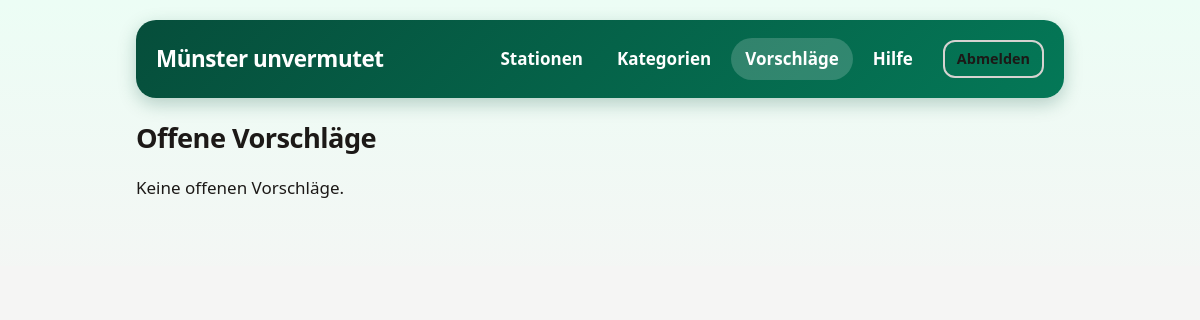
The page /admin/suggestions.php (signed in) on the database as committed earlier.
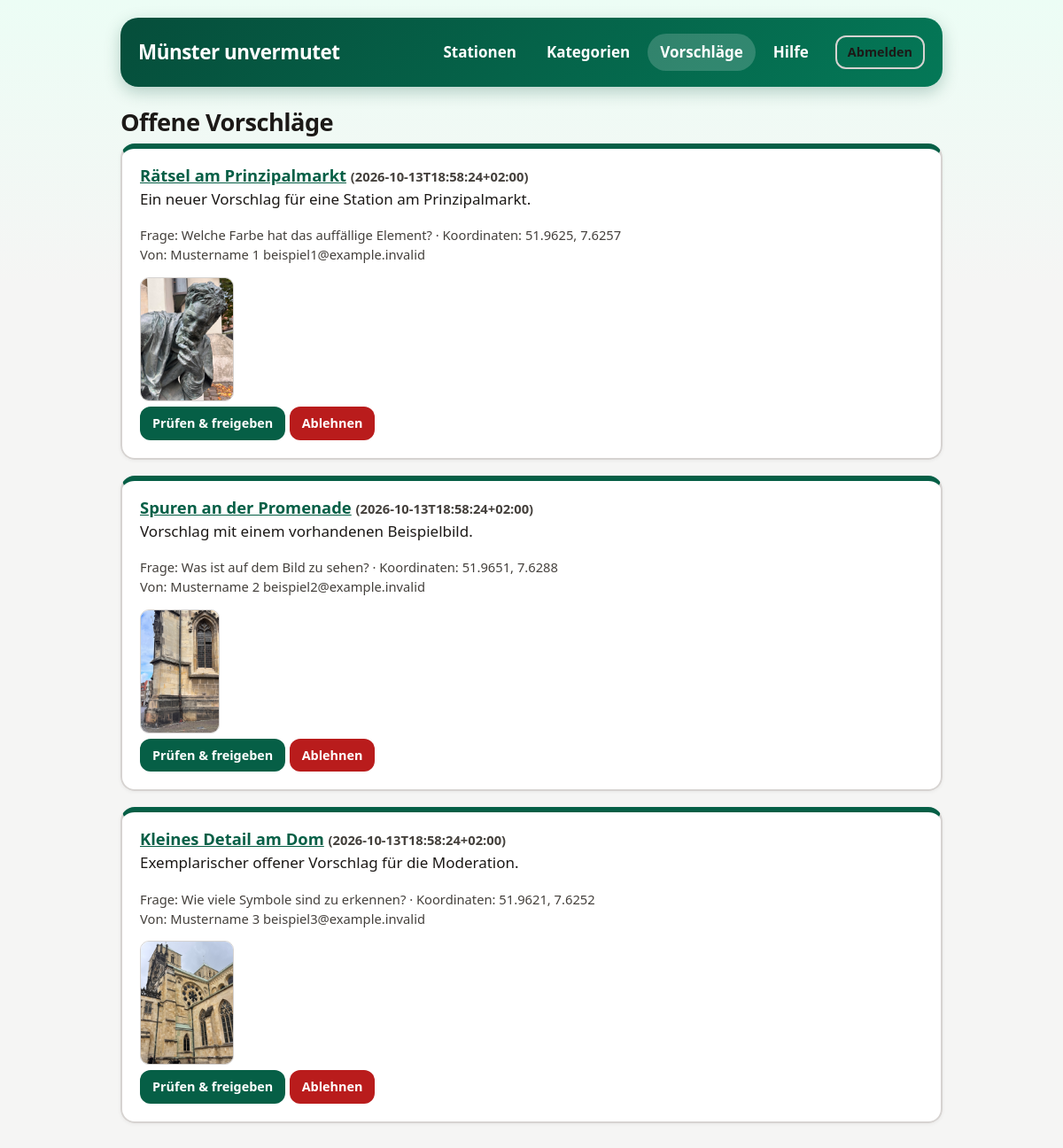
The same page on the database as committed later.
### tables this page shows
CREATE TABLE station_suggestions (
    id INTEGER PRIMARY KEY AUTOINCREMENT,
    title TEXT NOT NULL,
    hint TEXT NOT NULL,
    lat NUMERIC NOT NULL,
    lon NUMERIC NOT NULL,
    question TEXT NOT NULL,
    options_json TEXT NOT NULL,
    correct_option_index INTEGER NOT NULL,
    info TEXT NOT NULL,
    suggested_by_name TEXT,
    suggested_by_email TEXT,
    task_image TEXT,
    solution_image TEXT,
    status TEXT NOT NULL DEFAULT 'pending'
        CHECK (status IN ('pending', 'approved', 'rejected')),
    created_at TEXT NOT NULL,
    reviewed_at TEXT
);

### includes/config.php (called while the page is built, shortened)
<?php
function config(string $key = null)
{
    static $config = null;
    if ($config === null) {
        $root = dirname(__DIR__);
        $config = [
            'root' => $root,
            'db_path' => $root . '/data/game.sqlite',
            'schema_path' => $root . '/setup/schema.sql',
            'upload_dir' => $root . '/uploads',
            'upload_url' => 'uploads',
            'upload_max_bytes' => 8 * 1024 * 1024,
            'upload_max_edge' => 4000,
            'session_name' => 'muenster_admin',
            'session_timeout' => 300,
            'login_max_attempts' => 5,
            'login_window' => 900,
            'suggest_max_per_hour' => 5,
            'allow_http_links' => true,
            'timezone' => 'Europe/Berlin',
        ];
        date_default_timezone_set($config['timezone']);
    }
    return $key === null ? $config : $config[$key];
}

### includes/database.php (called while the page is built, shortened)
<?php
require_once __DIR__ . '/config.php';
function db(): PDO
{
    static $pdo = null;
    if ($pdo === null) {
        $path = config('db_path');
        $isNew = !is_file($path);
        $pdo = new PDO('sqlite:' . $path, null, null, [
            PDO::ATTR_ERRMODE => PDO::ERRMODE_EXCEPTION,
            PDO::ATTR_DEFAULT_FETCH_MODE => PDO::FETCH_ASSOC,
            PDO::ATTR_EMULATE_PREPARES => false,
        ]);
        $pdo->exec('PRAGMA foreign_keys = ON');
        $pdo->exec('PRAGMA busy_timeout = 5000');
        $pdo->exec((string) file_get_contents(config('schema_path')));
    }
    return $pdo;
}

### includes/uploads.php (called while the page is built, shortened)
<?php
require_once __DIR__ . '/config.php';
function is_managed_upload(?string $path): bool
{
    return (bool) $path && (bool) preg_match('#^' . preg_quote(config('upload_url'), '#') . '/[a-f0-9]{32}\.(?:jpg|png)$#', $path);
}

### admin/suggestions.php (the view, shortened to what this page needs)
<?php
require __DIR__ . '/_bootstrap.php';
$admin = require_admin();
$rows = db()->query("SELECT * FROM station_suggestions WHERE status = 'pending' ORDER BY created_at")->fetchAll();
admin_header('Vorschläge', $admin);
?>
<h1 class="admin-title">Offene Vorschläge</h1>
<?php if (!$rows): ?><p>Keine offenen Vorschläge.</p><?php endif; ?>
<?php foreach ($rows as $r): ?>
  <fieldset class="task-card">
    <legend><a href="station-edit.php?suggestion=<?= (int) $r['id'] ?>"><?= h($r['title']) ?></a> <span class="muted">(<?= h($r['created_at']) ?>)</span></legend>
    <p><?= nl2br(h($r['info'])) ?></p>
    <p class="muted">Frage: <?= h($r['question']) ?> · Koordinaten: <?= h($r['lat']) ?>, <?= h($r['lon']) ?><br>
       Von: <?= h($r['suggested_by_name'] ?: 'anonym') ?> <?= h($r['suggested_by_email']) ?></p>
    <?php foreach (['task_image', 'solution_image'] as $f): if ($r[$f] && is_managed_upload($r[$f])): ?>
      <img class="thumb" src="../<?= h($r[$f]) ?>" alt="<?= h($f) ?>">
    <?php endif; endforeach; ?>
    <a class="btn small" href="station-edit.php?suggestion=<?= (int) $r['id'] ?>">Prüfen &amp; freigeben</a>
    <form method="post" action="suggestion-action.php" style="display:inline">
      <button class="danger small" onclick="return confirm('Vorschlag ablehnen?')">Ablehnen</button>
    </form>
  </fieldset>
<?php endforeach; ?>
<?php admin_footer();

### admin/_bootstrap.php (shortened to what this page needs)
<?php
require_once __DIR__ . '/../includes/config.php';
require_once __DIR__ . '/../includes/database.php';
require_once __DIR__ . '/../includes/validation.php';
require_once __DIR__ . '/../includes/uploads.php';
function h($value): string
{
    return htmlspecialchars((string) $value, ENT_QUOTES | ENT_SUBSTITUTE, 'UTF-8');
}
function admin_header(string $title, ?array $admin = null, string $extraHead = ''): void
{
    $current = basename((string) ($_SERVER['SCRIPT_NAME'] ?? ''));
    $nav = [
        'index.php' => ['Stationen', ['index.php', 'station-edit.php']],
        'categories.php' => ['Kategorien', ['categories.php', 'category-edit.php']],
        'suggestions.php' => ['Vorschläge', ['suggestions.php']],
        'help.php' => ['Hilfe', ['help.php']],
    ];
    echo '<!doctype html><html lang="de"><head><meta charset="utf-8">',
        '<meta name="viewport" content="width=device-width, initial-scale=1">',
        '<meta name="color-scheme" content="light dark">',
        '<meta name="robots" content="noindex,nofollow">',
        '<title>', h($title), ' – Admin Münster unvermutet</title>',
        '<link rel="stylesheet" href="admin.css">', $extraHead, '</head><body><div class="page">';
    echo '<header class="hero"><div class="admin-bar"><strong class="admin-brand">Münster unvermutet</strong>';
    if ($admin) {
        echo '<nav class="admin-nav" aria-label="Hauptnavigation">';
        foreach ($nav as $href => [$label, $pages]) {
            echo '<a href="', $href, '"', in_array($current, $pages, true) ? ' aria-current="page"' : '', '>', $label, '</a>';
        }
        echo '</nav><div class="admin-user">',
            '<form method="post" action="logout.php">', csrf_field(), '<button class="secondary small">Abmelden</button></form></div>';
    }
    echo '</div></header><main>';
}
function admin_footer(): void
{
    echo '</main></div></body></html>';
}

### admin/admin.css (style rules this page uses)
:root { font-family: system-ui, -apple-system, 'Segoe UI', sans-serif; color-scheme: light dark; --green: #065f46; --green-dark: #064e3b; --green-soft: #ecfdf5; --ink: #1c1917; --muted: #44403c; --bg: #f5f5f4; --bg-top: #ecfdf5; --surface: #fff; --surface-alt: #f5f5f4; --border: #d6d3d1; --border-soft: #e7e5e4; --link: #065f46; --focus: #f59e0b; --danger: #b91c1c; --danger-soft: #fee2e2; --ok-soft: #d1fae5; --hero-from: #064e3b; --hero-to: #047857; --hero-text: #d1fae5; --cat: #065f46; --cat-soft: #ecfdf5; --shadow: rgba(6, 78, 59, 0.25); }
* { box-sizing: border-box; }
body { margin: 0; background: linear-gradient(180deg, var(--bg-top) 0, var(--bg) 320px) no-repeat var(--bg); color: var(--ink); font-size: 1.0625rem; line-height: 1.5; }
a { color: var(--link); }
.page { max-width: 960px; margin: 0 auto; padding: 20px 16px 48px; }
.hero { background: linear-gradient(135deg, var(--hero-from), var(--hero-to)); color: #fff; border-radius: 20px; padding: 18px 20px; box-shadow: 0 6px 18px var(--shadow); margin-bottom: 20px; }
.hero h1, .hero .admin-brand { margin: 0; font-size: 1.4rem; letter-spacing: -0.02em; color: inherit; }
.admin-bar { display: flex; align-items: center; gap: 10px 16px; }
.admin-nav { display: flex; gap: 6px; margin-left: auto; }
.admin-nav a { color: inherit; text-decoration: none; font-weight: 700; padding: 8px 14px; border-radius: 999px; }
.admin-nav a:hover, .admin-nav a[aria-current='page'] { background: rgba(255, 255, 255, 0.18); }
.admin-user { display: flex; align-items: center; gap: 10px; font-size: 0.9rem; }
.admin-user form { margin: 0; }
h1.admin-title { font-size: 1.7rem; letter-spacing: -0.02em; margin: 0 0 4px; color: var(--ink); }
button, .btn { cursor: pointer; font: inherit; font-size: 1rem; font-weight: 600; min-height: 44px; padding: 10px 18px; border-radius: 12px; border: 2px solid transparent; text-decoration: none; display: inline-flex; align-items: center; justify-content: center; gap: 6px; background: var(--green); color: #fff; transition: transform 0.18s ease, background-color 0.18s ease; }
button.secondary, .btn.secondary, .back-button { background: transparent; color: var(--ink); border-color: var(--border); font-weight: 700; }
button.danger, .btn.danger { background: var(--danger); color: #fff; }
button.small, .btn.small { min-height: 36px; padding: 6px 12px; font-size: 0.9rem; }
.task-card { background: var(--surface); border: 2px solid var(--border); border-top: 6px solid var(--cat); border-radius: 16px; margin: 0 0 18px; padding: 0; min-width: 0; box-shadow: 0 1px 4px rgba(0, 0, 0, 0.06); overflow: hidden; }
.task-card > legend { float: left; width: 100%; padding: 16px 0 0; font-size: 1.15rem; font-weight: 800; }
.task-card:is(fieldset) { padding: 0 20px 20px; }
.task-card > legend + * { clear: both; }
.task-intro, .muted { color: var(--muted); font-size: 0.92rem; }
img.thumb { max-width: 200px; max-height: 140px; display: block; margin: 6px 0; border-radius: 10px; border: 1px solid var(--border); }

Rows that differ between the two databases and show on the page:
added station_suggestions: title "Rätsel am Prinzipalmarkt", created_at "2026-10-13T18:58:24+02:00", info "Ein neuer Vorschlag für eine Station am Prinzipalmarkt.", question "Welche Farbe hat das auffällige Element?", lat "51.9625", lon "7.6257", suggested_by_name "Mustername 1", suggested_by_email "beispiel1@example.invalid", task_image (picture)
added station_suggestions: title "Spuren an der Promenade", created_at "2026-10-13T18:58:24+02:00", info "Vorschlag mit einem vorhandenen Beispielbild.", question "Was ist auf dem Bild zu sehen?", lat "51.9651", lon "7.6288", suggested_by_name "Mustername 2", suggested_by_email "beispiel2@example.invalid", task_image (picture)
added station_suggestions: title "Kleines Detail am Dom", created_at "2026-10-13T18:58:24+02:00", info "Exemplarischer offener Vorschlag für die Moderation.", question "Wie viele Symbole sind zu erkennen?", lat "51.9621", lon "7.6252", suggested_by_name "Mustername 3", suggested_by_email "beispiel3@example.invalid", task_image (picture)
Other text that changed with them:
text no longer shown: "Keine offenen Vorschläge."
